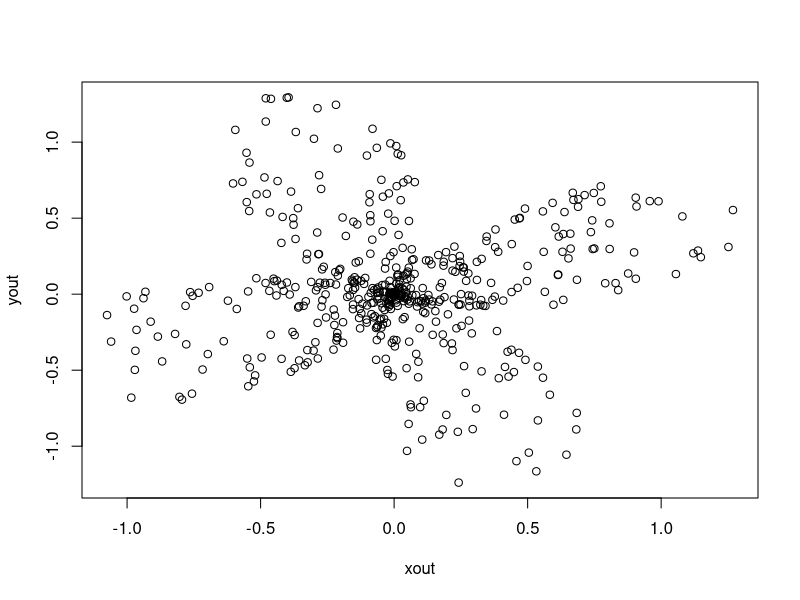

This chart was generated by the following R code: (Note: this script raises an error after producing the figure.)
rstar <- function(n, p1, p2, lambda1, lambda2){
	A <- 2*pi*runif(n,0,1)
	upper <- p1*sin(lambda1*A) + p2*cos(lambda2*A)
	r <- sign(upper) * runif(n, 0, abs(upper))
	out <- data.frame(xout = r*cos(A), yout = r*sin(A))
	return(out)
}

#V <- 2 
G <- 500
N <- 10
sigma2 <- .1

beta_sim = rstar(G, 1, 1, 2, 2)
plot(beta_sim)

beta <- apply(beta_sim, 1, identity)
X <- diag(2) %x% rep(1, N)
y <- matrix(rnorm(G*2*N, X%*%beta, sqrt(sigma2)), G, 2*N, byrow=T)
bhat <- t(solve(t(X)%*%X) %*% t(X) %*% t(y))
bhat <- data.frame(xout=bhat[,1], yout=bhat[,2])
out <- dpgmm(data=y, design=X, G, 2, 100, N, 20000)
hist(out$sigma2, 30)

par(mfrow=c(4, 4))
for(g in 1:16){
  hist(out$beta_g[1,g,], 30)
  abline(v=beta[1,g])
}

library(ggplot2)
b1 <- as.numeric(out$beta_g[1,,])
b2 <- as.numeric(out$beta_g[2,,])
b <- data.frame(xout=b1, yout=b2)
ggplot(b, aes(xout, yout)) + geom_hex(bins=40) +
  geom_point(data=beta_sim) +
  geom_point(data=bhat, color="red")+
  scale_fill_continuous(trans="log", low = "white", high = "blue")
